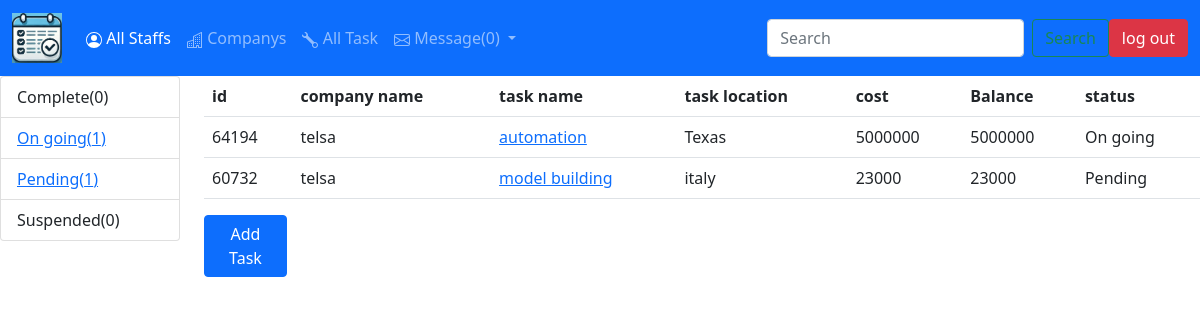
Screenshot of /1/None (signed in) with the database file from the repository.
### main.py (models this page shows)
class Task(db.Model):
    __tablename__ = "tasks"
    id = db.Column(db.Integer, primary_key=True)
    task_id = db.Column(db.String(30), nullable=False)
    location = db.Column(db.String(30), nullable=False)
    task_name = db.Column(db.String(30), nullable=False)
    status = db.Column(db.String(30), nullable=False)
    cost = db.Column(db.Integer)
    payment = db.Column(db.Integer)
    startDate= db.Column(db.String(300))
    stopDate = db.Column(db.String(300))
    staff_pending = db.Column(db.String(300))
    staff_accepted = db.Column(db.String(300))
    staff_rejected = db.Column(db.String(300))
    company_id = db.Column(db.Integer, db.ForeignKey('company.id'))
    company_name = relationship("Company", back_populates='task', lazy='subquery')
    comment = relationship("Comment", back_populates='task_name', lazy='subquery')

class Company(db.Model):
    __tablename__ = 'company'
    id = db.Column(db.Integer, primary_key=True)
    name = db.Column(db.String(30), nullable=False)
    location = db.Column(db.String(30), nullable=False)
    contact = db.Column(db.String(30))
    contact_name = db.Column(db.String(30))
    mail = db.Column(db.String(30))
    task = relationship("Task", back_populates='company_name', lazy='subquery')

### main.py (the view, shortened to what this page needs)
@app.route("/<company>/<status>", methods=['POST', 'GET'])
@login_required
@admin_only
def task_list(company, status):
    with app.app_context():
        if company == 'all-task':
            data1 = db.session.query(Task).all()
        else:
            data1 = db.session.query(Task).filter(Task.company_id==company)
    details = task_info(data1)
    if status != "None":
        data1 = details[status][0]
    return render_template('home.html', company=company, data=data1, comp=details, db_head=db_head, remove=indeptDetails, webpage='task', num_mail=mail_counter())

### functionality.py (called while the page is built, shortened)
def task_info(tasks):
    if tasks:
        comp = [task for task in tasks if task.status=='Completed']
        on_going = [task for task in tasks if task.status=='On going']
        suspend = [task for task in tasks if task.status=='Suspended']
        pending = [task for task in tasks if task.status=='Pending']
        info = {
            'cm': (comp, len(comp)),
            'on': (on_going, len(on_going)),
            'su': (suspend, len(suspend)),
            'pn': (pending, len(pending))
        }
    return info

### main.py (called while the page is built)
@login_manager.user_loader
def load_user(user_id):
    return db.get_or_404(User, user_id)

def mail_counter():
    messages = db.session.query(Messages).all()
    messages = [message for message in messages if message.receiver == current_user.id_name]
    messages = [message for message in messages if message.read is False]
    return len(messages)

def admin_only(funct):
    @wraps(funct)
    def decorated_function(*args, **kwargs):
        if current_user.privilege != 'Administrator':
            return abort(403, "You don't have access to URL")
        return funct(*args, **kwargs)
    return decorated_function

### templates/home.html (shortened to what this page needs)
{% extends 'header.html' %}
    {% block content%}
<div class="row">
    <div class="col-2">
        {% if current_user.privilege == 'Administrator' %}
        <ul class="list-group">
            {% if comp['cm'][1]==0 %}
                <li class="list-group-item">Complete({{comp['cm'][1]}})</li>
            {% else %}
                <li class="list-group-item"><a href="{{url_for('task_list', company=company, status='cm')}}"> Complete({{comp['cm'][1]}})</a></li>
            {% endif %}
            {% if comp['on'][1]==0 %}
                <li class="list-group-item">On going({{comp['on'][1]}})</li>
            {% else %}
                <li class="list-group-item"><a href="{{url_for('task_list', company=company, status='on')}}">On going({{comp['on'][1]}})</a></li>
            {% endif %}
            {% if comp['pn'][1]==0 %}
                <li class="list-group-item">Pending({{comp['pn'][1]}})</li>
            {% else %}
                <li class="list-group-item"><a href="{{url_for('task_list', company=company, status='pn')}}">Pending({{comp['pn'][1]}})</a></li>
            {% endif %}
            {% if comp['su'][1]==0 %}
                <li class="list-group-item">Suspended({{comp['su'][1]}})</li>
            {% else %}
                <li class="list-group-item"><a href="{{url_for('task_list', company=company, status='su')}}">Suspended({{comp['su'][1]}})</a></li>
            {% endif %}
        </ul>
        {% endif %}
    </div>
    <div class="col-10">
        <table class="table table-hover">
        <tr>
        {% for details in db_head %}
            {% if details in remove %}
                {{pass}}
            {% elif details == 'assigned staff' %}
                <th>location</th>
            {% else %}
                <th>{{details}}</th>
            {% endif%}
        {% endfor %}
        </tr>
        {% for details in data %}
        <tr>
            <td>{{details.task_id}}</td>
            <td>{{details.company_name.name}}</td>
            <td><a href="{{url_for('taskDetails',task_id=details.id)}}">{{details.task_name}}</a></td>
            <td>{{details.location}}</td>
            <td>{{details.cost}}</td>
            <td>{{details.cost - details.payment}}</td>
            <td>{{details.status}}</td>
        </tr>
        {% endfor %}
    </table>
{% if current_user.privilege == 'Administrator' %}
<div class="dropdown">
  <div class="dropdown-content">
    <div class='col-1' >
            <a href="{{url_for('addTask')}}"><button type="button" class="btn btn-primary">Add Task</button></a>
        </div>
  </div>
</div>
    </div>
</div>
{% endif %}
{% endblock %}

### rows the page displays
Task: task_id "64194", company_name.name "telsa", task_name "automation", location "Texas", cost "5000000", details.cost-details.payment "5000000", status "On going"
Task: task_id "60732", company_name.name "telsa", task_name "model building", location "italy", cost "23000", details.cost-details.payment "23000", status "Pending"

### other values shown
{{ num_mail }} "0"
{{ comp['cm'][1] }} "0"
{{ comp['on'][1] }} "1"
{{ comp['pn'][1] }} "1"
{{ comp['su'][1] }} "0"
{{ details }} "id" "company name" "task name" "task location" "cost" "Balance" "status"
